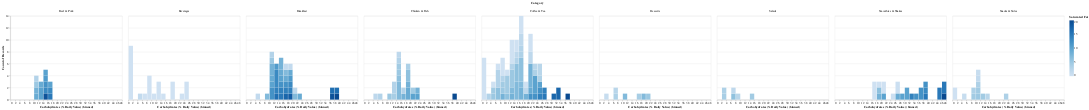

The notebook cell this image was saved under:
### Code cell
alt.Chart(df).mark_bar().encode(
    x=alt.X('Carbohydrates (% Daily Value)', bin=alt.Bin(maxbins=30)),
    y='count()',
    color='Saturated Fat',
    column ='Category')

### Figure 1 — Vega-Lite specification as saved in the notebook (floating-point values rounded to 4 significant figures; data arrays with more than 128 entries replaced by an {"elided": "..."} marker saying what was removed)
{"config": {"view": {"continuousWidth": 400, "continuousHeight": 300}}, "data": {"name": "data-a360ffbb61831f1bb4b9ad76deb73333"}, "mark": "bar", "encoding": {"color": {"type": "quantitative", "field": "Saturated Fat"}, "column": {"type": "nominal", "field": "Category"}, "x": {"type": "quantitative", "bin": {"maxbins": 30}, "field": "Carbohydrates (% Daily Value)"}, "y": {"type": "quantitative", "aggregate": "count"}}, "$schema": "https://vega.github.io/schema/vega-lite/v4.8.1.json", "datasets": {"data-a360ffbb61831f1bb4b9ad76deb73333": {"elided": "260 records"}}}
